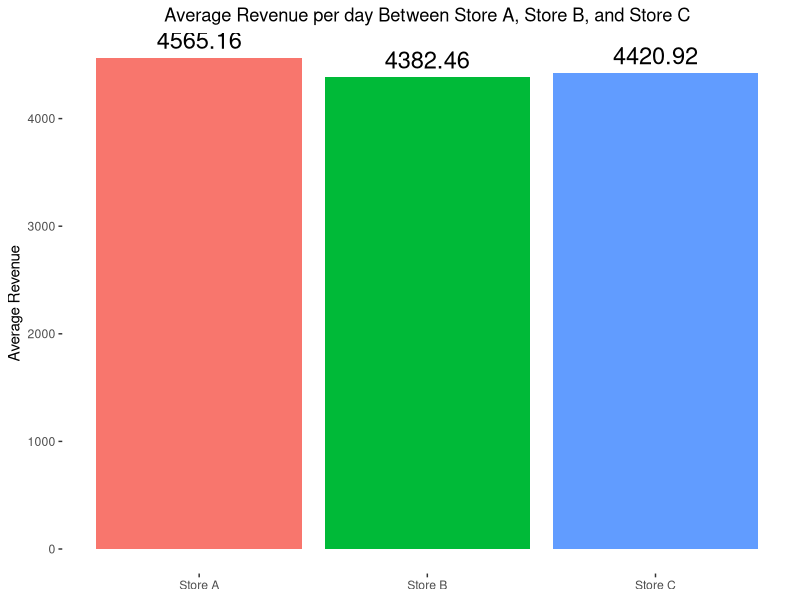
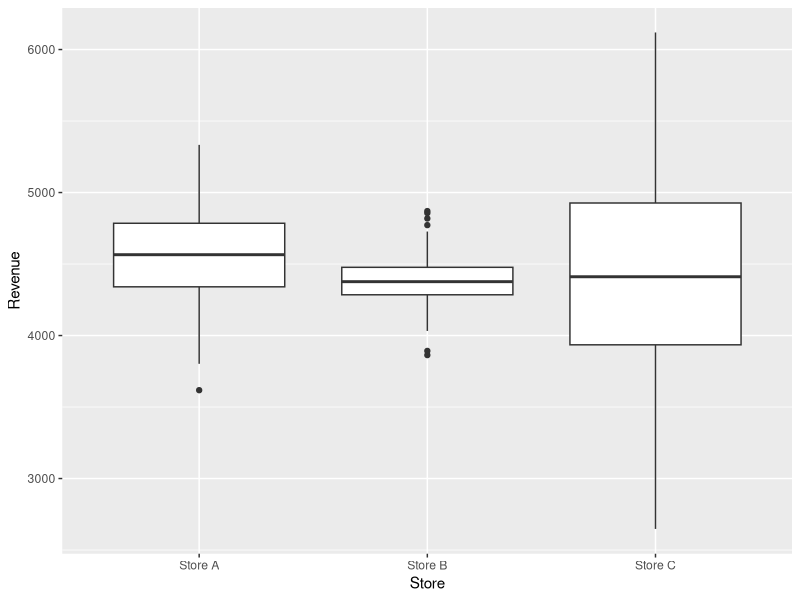
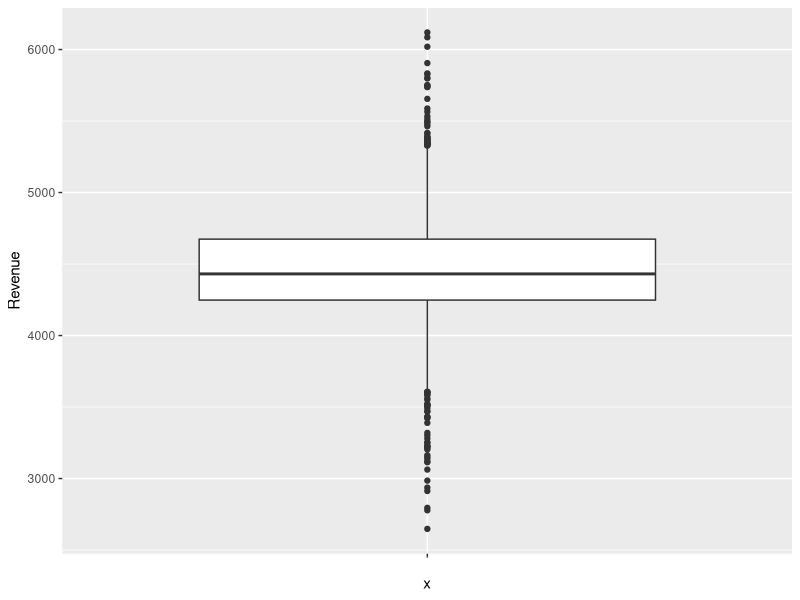

Generate these figures, in order, with R:
library(ggplot2)
library(tidyverse)


StoreA <- rnorm(365, 4554.22, 332) # Creates 365 samples of occurences, with a mean of 5000.21 and standard deviation of 332
StoreB <- rnorm(365, 4387.76, 140) # Creates 365 samples of occurences, with a mean of 1000.12 and standard deviation of 332
StoreC <- rnorm(365, 4375.12, 664) # Creates 365 samples of occurences, with a mean of 3000.12 and standard deviation of 664

Revenue <- c(StoreA, StoreB, StoreC) #Combines values into one column. All 365 values of Store A will be combined along with all 365 values of Store B

Store <- rep(c("Store A", "Store B", "Store C"), each = 365) #Creates of column of Store A and Store B as the two levels. 365 iterations will be created for Store A and then Store \ 

Sales <- data.frame(Store, Revenue) #Creates a dataframe of the Revenue and their corresponding store 

ggplot(Sales, aes(Store, Revenue, label = Revenue, fill = Store)) + 
  stat_summary(fun.y = "mean", geom = "bar") + #Computes the mean of each Store group to be plotted as a bar
	 stat_summary(aes(label=round(..y..,2)), fun.y=mean, geom="text", size=6, vjust = -0.5) + #Plots the text of the average value for each level
  theme(panel.background=element_blank()) + #Creates a blank background for the plot's panel
  theme(plot.background=element_blank()) + #Creates a blank background for the plot
  theme(plot.title = element_text(hjust = 0.5))+ #Centers plot title
  theme(legend.position="none") + # Gets rid of the legend
  labs(title = "Average Revenue per day Between Store A, Store B, and Store C", #Adds a title for the plot
     x = NULL, y = "Average Revenue" #Labels for the x and y axis
     ) 

write.csv(Sales, file="OneWayAnovaData.csv") #Creates csv file of Sales data that was used in this script

bp_groups <- ggplot(Sales, aes(x= Store, y = Revenue))+ geom_boxplot()
bp_groups

bp_overall <- ggplot(Sales, aes(x = '', y = Revenue)) + geom_boxplot()
bp_overall

oneway.test(Revenue~Store, var.equal = FALSE) #oneway Anova test

aov.out = aov (Revenue~Store, data = Sales) # this allows to store the output of the ANOVA test, and use extraction function later on
summary(aov.out)

#Calculating paired T-test 3 times


